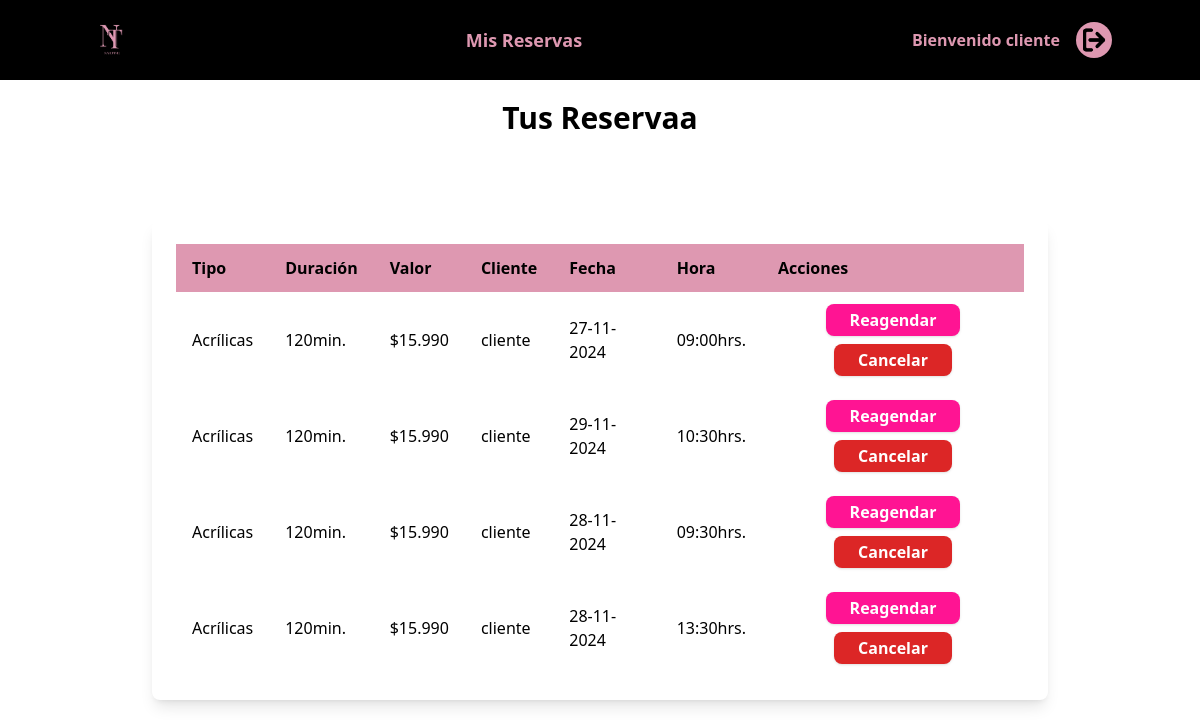
/misreservas/ (signed in), run on the app's committed database.
### app/models.py (models this page shows, shortened)
class TipoServicio(models.Model):
    id_tipo_servicio = models.AutoField(primary_key=True)
    nombre = models.CharField(max_length=50)
    duracion = models.CharField(max_length=50)
    descripcion = models.CharField(max_length=250, default=' ')

### app/views.py (the view)
# urls.py: path('misreservas/', misreservas, name='misreservas'),
def misreservas(request):
    eventos = Evento.objects.filter(cliente=request.user)
    eventos_json = []
    for evento in eventos:
        fecha_modificada = evento.fecha_inicio - timedelta(hours=3)
        eventos_json.append({
            'id': evento.id,
            'id_servicio': evento.servicio.id_servicio,
            'tipo': evento.servicio.tipo_servicio.nombre,
            'duracion': evento.servicio.tipo_servicio.duracion,
            'valor': evento.servicio.valor,
            'cliente': evento.cliente.username,
            'fecha': fecha_modificada.strftime("%d-%m-%Y"),
            'hora': fecha_modificada.strftime("%H:%M"),
        })
    return render(request, 'app/usuario/misreservas.html', { 'reservas': eventos_json })

### nailtime/context_processor.py (called while the page is built)
def grupo_usuario(request):
    if request.user.is_authenticated:
        is_manicurista = request.user.groups.filter(name='manicurista').exists()
        is_cliente = request.user.groups.filter(name='cliente').exists()
    else:
        is_manicurista = False
        is_cliente = False
    return {
        'is_manicurista': is_manicurista,
        'is_cliente': is_cliente
    }

### app/templates/app/usuario/misreservas.html
{% extends 'app/base.html' %}
{% load static%}
{% load humanize %}
{% block contenido %}
<div class="h-screen">
    <h2 class="text-3xl font-bold mb-6 text-black text-center py-5">Tus Reservaa</h2>
    <div class=" flex items-center justify-center py-10">
        <div class="max-w-4xl w-full bg-white rounded-lg shadow-lg p-6">
            <table class="w-full text-left border-collapse">
                <thead>
                    <tr class="bg-[#DE98B1] text-black">
                        <th class="py-3 px-4">Tipo</th>
                        <th class="py-3 px-4">Duración</th>
                        <th class="py-3 px-4">Valor</th>
                        <th class="py-3 px-4">Cliente</th>
                        <th class="py-3 px-4">Fecha</th>
                        <th class="py-3 px-4">Hora</th>
                        <th class="py-3 px-4">Acciones</th>
                    </tr>
                </thead>
                <tbody>
                    {% for reserva in reservas %}
                    <tr class="bg-transparent text-black">
                        <td class="py-3 px-4">{{ reserva.tipo }}</td>
                        <td class="py-3 px-4">{{ reserva.duracion }}min.</td>
                        <td class="py-3 px-4">${{ reserva.valor | intcomma }}</td>
                        <td class="py-3 px-4">{{ reserva.cliente }}</td>
                        <td class="py-3 px-4">{{ reserva.fecha }}</td>
                        <td class="py-3 px-4">{{ reserva.hora }}hrs.</td>
                        <td class="py-3 px-4 text-center">
                            <a href="{% url 'reagendar' reserva.id %}?servicio={{ reserva.id_servicio }}" class="inline-block text-white font-semibold py-1 px-6 rounded-lg bg-[#FF1493] hover:bg-pink-500 transition duration-300 shadow ">
                                Reagendar
                            </a>
                            <a href="{% url 'cancelarEvento' reserva.id %}" class="inline-block text-white font-semibold py-1 mt-2 px-6 rounded-lg bg-red-600 hover:bg-pink-500 transition duration-300 shadow ">
                                Cancelar
                            </a>
                        </td>
                    </tr>
                    {% endfor %}
                </tbody>
            </table>
        </div>
    </div>
</div>
{% endblock%}

### app/templates/app/base.html (shortened to what this page needs)
<!DOCTYPE html>
<html lang="en">
<head>
    {% load static %}
    <script src="https://cdn.tailwindcss.com"></script>
    <link href="https://cdn.jsdelivr.net/npm/fullcalendar@6.1.8/index.global.min.css" rel="stylesheet">
</head>
<body>
    <header class="bg-black text-[#DE98B1] py-4">
        <div class="container mx-auto flex justify-between items-center">
            <div class="flex items-center space-x-4">
                <a href="{% url 'home' %}">
                    <img src="{% static 'img/logo.png' %}" alt="NailTime Logo" class="w-12 h-12">
                </a>
            </div>
            <nav class="flex-1">
                <ul class="flex justify-center items-center text-lg space-x-8">
                    {% if user.is_authenticated %}
                    {% if is_manicurista %}
                    <li>
                        <a href="{% url 'reservasdia' %}"
                            class="text-[#DE98B1] font-semibold hover:text-pink-500">Reservas del Día</a>
                    </li>
                    <li>
                        <a href="{% url 'reservamensual' %}"
                            class="text-[#DE98B1] font-semibold hover:text-pink-500">Reservas del Mes</a>
                    </li>
                    {% elif is_cliente %}
                    <li>
                        <a href="{% url 'misreservas' %}" class="text-[#DE98B1] font-semibold hover:text-pink-500">Mis
                            Reservas</a>
                    </li>
                    {% endif %}
                    {% endif %}
                </ul>
            </nav>
            <div class="flex items-center">
                {% if user.is_authenticated %}
                <h1 class="flex items-center justify-center text-[#DE98B1] font-semibold mr-4">Bienvenido
                    {{user.username}}</h1>
                <a href="{% url 'logout' %}">
                    <img src="{% static 'img/logout.png' %}" alt="Cerrar sesión" class="w-9 h-9 rounded-full">
                </a>
                {% else %}
                <a href="{% url 'login' %}">
                    <img src="{% static 'img/login.png' %}" alt="Iniciar sesión" class="w-10 h-10 rounded-full">
                </a>
                {% endif %}
            </div>
        </div>
    </header>
    <div id="contenido" class="">
        {% block contenido %}
        {% endblock %}
    </div>
</body>
</html>

### data on the page
TipoServicio: tipo "Acrílicas" "Acrílicas" "Acrílicas" "Acrílicas", duracion "120" "120" "120" "120"

### other printed values
{{ user.username }} "cliente"
{{ reserva.valor | intcomma }} "15.990" "15.990" "15.990" "15.990"
{{ reserva.cliente }} "cliente" "cliente" "cliente" "cliente"
{{ reserva.fecha }} "27-11-2024" "29-11-2024" "28-11-2024" "28-11-2024"
{{ reserva.hora }} "09:00" "10:30" "09:30" "13:30"
